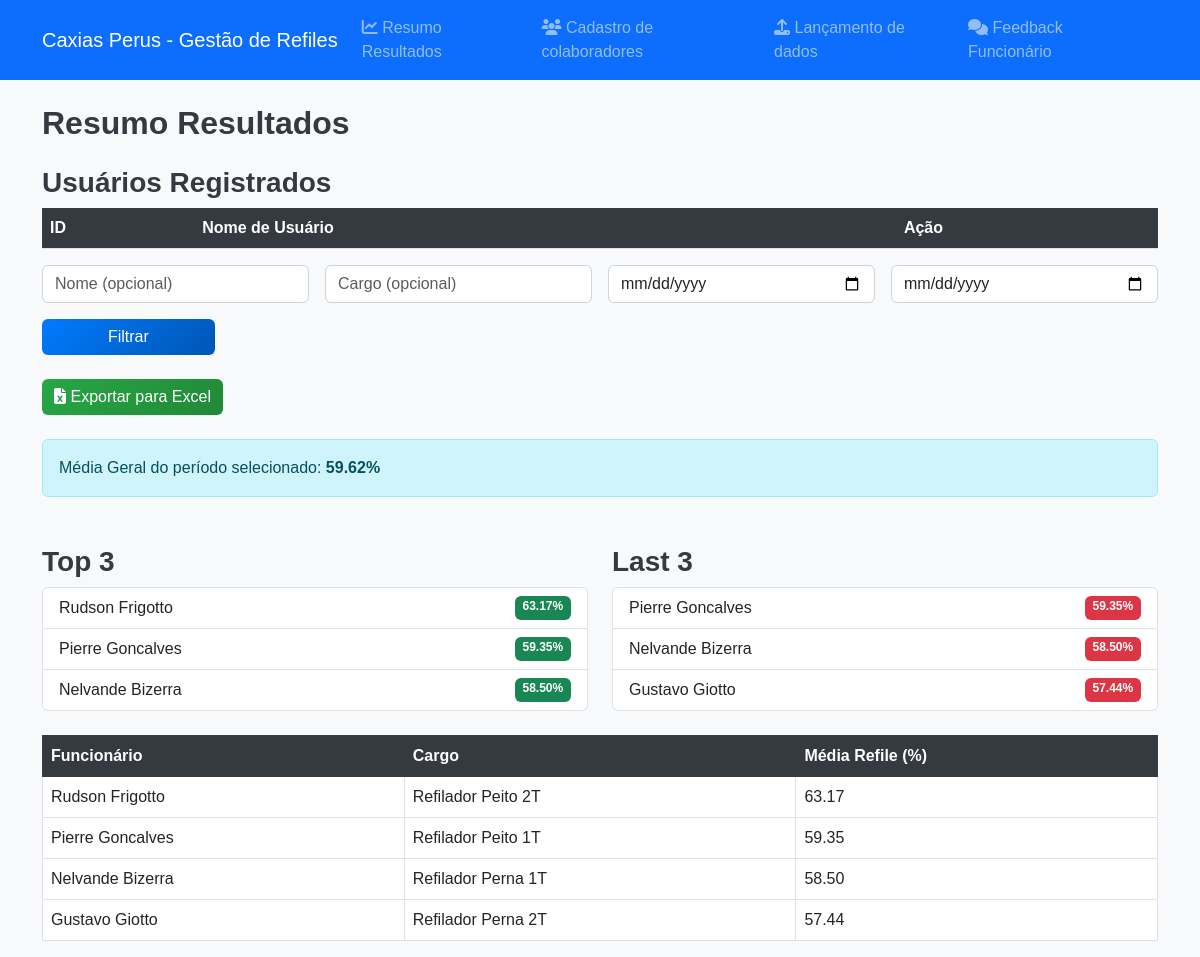
Screenshot of / (signed in) with the database file from the repository.
### app/models.py (models this page shows)
class Colaborador(db.Model):
    id = db.Column(db.Integer, primary_key=True)
    nome = db.Column(db.String(100), nullable=False)
    cargo = db.Column(db.String(100), nullable=False)
    importacoes = db.relationship('Importacao', backref='colaborador', cascade='all, delete-orphan')

### app/routes.py (the view)
@main.route('/', methods=['GET'])
def home():
    nome = request.args.get('nome', '').strip()
    cargo = request.args.get('cargo', '').strip()
    data_inicial = request.args.get('data_inicial')
    data_final = request.args.get('data_final')
    ordenar = request.args.get('ordenar', 'desc')  # Ordenação padrão descendente
    query = db.session.query(
        Colaborador.nome,
        Colaborador.cargo,
        func.avg(Importacao.refile).label('media_refile')
    ).join(Importacao).group_by(Colaborador.id)
    if nome:
        query = query.filter(Colaborador.nome.ilike(f"%{nome}%"))
    if cargo:
        query = query.filter(Colaborador.cargo.ilike(f"%{cargo}%"))
    if data_inicial:
        query = query.filter(Importacao.data >= datetime.datetime.strptime(data_inicial, '%Y-%m-%d').date())
    if data_final:
        query = query.filter(Importacao.data <= datetime.datetime.strptime(data_final, '%Y-%m-%d').date())
    if ordenar == 'asc':
        query = query.order_by(func.avg(Importacao.refile).asc())
    else:
        query = query.order_by(func.avg(Importacao.refile).desc())
    medias_colaboradores = query.all()
    if 'user_id' not in session:
        return redirect(url_for('auth.login'))
    media = sum([c.media_refile for c in medias_colaboradores]) / len(medias_colaboradores) if medias_colaboradores else None
    top_3 = medias_colaboradores[:3]
    last_3 = medias_colaboradores[-3:]
    return render_template(
        'home.html',
        medias_colaboradores=medias_colaboradores,
        media=media,
        top_3=top_3,
        last_3=last_3,
        ordenar=ordenar
    )

### app/templates/home.html (shortened to what this page needs)
{% extends 'base.html' %}
{% block content %}
<h2 class="mb-4">Resumo Resultados</h2>
<h3>Usuários Registrados</h3>
<table class="table">
    <thead>
        <tr>
            <th>ID</th>
            <th>Nome de Usuário</th>
            <th>Ação</th>
        </tr>
    </thead>
</table>
<form method="GET" class="row g-3 mb-4">
    <div class="col-md-3">
        <input type="text" name="nome" class="form-control" placeholder="Nome (opcional)" value="{{ request.args.get('nome', '') }}">
    </div>
    <div class="col-md-3">
        <input type="text" name="cargo" class="form-control" placeholder="Cargo (opcional)" value="{{ request.args.get('cargo', '') }}">
    </div>
    <div class="col-md-3">
        <input type="date" name="data_inicial" class="form-control" placeholder="Data Inicial" value="{{ request.args.get('data_inicial', '') }}">
    </div>
    <div class="col-md-3">
        <input type="date" name="data_final" class="form-control" placeholder="Data Final" value="{{ request.args.get('data_final', '') }}">
    </div>
    <div class="col-md-2">
        <button type="submit" class="btn btn-primary w-100">Filtrar</button>
    </div>
</form>
<form method="GET" action="{{ url_for('main.exportar_excel') }}" class="mb-4">
    <button type="submit" class="btn btn-success">
        <i class="fas fa-file-excel"></i> Exportar para Excel
    </button>
</form>
{% if media is not none %}
<p class="alert alert-info">Média Geral do período selecionado: <strong>{{ "%.2f" | format(media) }}%</strong></p>
{% else %}
<p class="alert alert-warning">Nenhum dado encontrado para o período selecionado.</p>
{% endif %}
<div class="row mt-5">
    <div class="col-md-6">
        <h3>Top 3</h3>
        <ul class="list-group">
            {% for item in top_3 %}
            <li class="list-group-item d-flex justify-content-between">
                {{ item.nome }} <span class="badge bg-success">{{ "%.2f" | format(item.media_refile) }}%</span>
            </li>
            {% endfor %}
        </ul>
    </div>
    <div class="col-md-6">
        <h3>Last 3</h3>
        <ul class="list-group">
            {% for item in last_3 %}
            <li class="list-group-item d-flex justify-content-between">
                {{ item.nome }} <span class="badge bg-danger">{{ "%.2f" | format(item.media_refile) }}%</span>
            </li>
            {% endfor %}
        </ul>
    </div>
</div>
<div class="table-responsive">
    <table class="table table-bordered mt-4">
        <thead class="table-dark">
            <tr>
                <th>Funcionário</th>
                <th>Cargo</th>
                <th>Média Refile (%)</th>
            </tr>
        </thead>
        <tbody>
            {% for colaborador in medias_colaboradores %}
            <tr>
                <td>{{ colaborador.nome }}</td>
                <td>{{ colaborador.cargo }}</td>
                <td>{{ "%.2f" | format(colaborador.media_refile) }}</td>
            </tr>
            {% endfor %}
        </tbody>
    </table>
</div>
{% endblock %}

### app/static/styles.css (style rules this page uses)
body { font-family: 'Poppins', sans-serif; background-color: #f4f7fc; }
.btn-primary { background: linear-gradient(135deg, #007bff, #0056b3); border: none; color: white; }
.btn-success { background: linear-gradient(135deg, #28a745, #218838); border: none; color: white; }
.table th { background-color: #343a40; color: #fff; }
.table td, .table th { vertical-align: middle; }
input[type="date"], input[type="number"], select, .form-control { border-radius: 6px; border: 1px solid #ced4da; transition: border-color 0.3s ease; }
.btn, .form-control, .nav-link { transition: all 0.3s ease; }
.mt-5 { margin-top: 3rem !important; }
.mb-4 { margin-bottom: 1.5rem !important; }
h2, h3 { color: #343a40; font-weight: bold; }
body { background-color: #f8f9fa; }
.form-control { border-radius: 6px; }

### rows the page displays
Colaborador: nome "Rudson Frigotto", media_refile "63.17", cargo "Refilador Peito 2T"
Colaborador: nome "Pierre Goncalves", media_refile "59.35", cargo "Refilador Peito 1T"
Colaborador: nome "Nelvande Bizerra", media_refile "58.50", cargo "Refilador Perna 1T"
Colaborador: nome "Gustavo Giotto", media_refile "57.44", cargo "Refilador Perna 2T"

### other values shown
{{ "%.2f" | format(media) }} "59.62"
